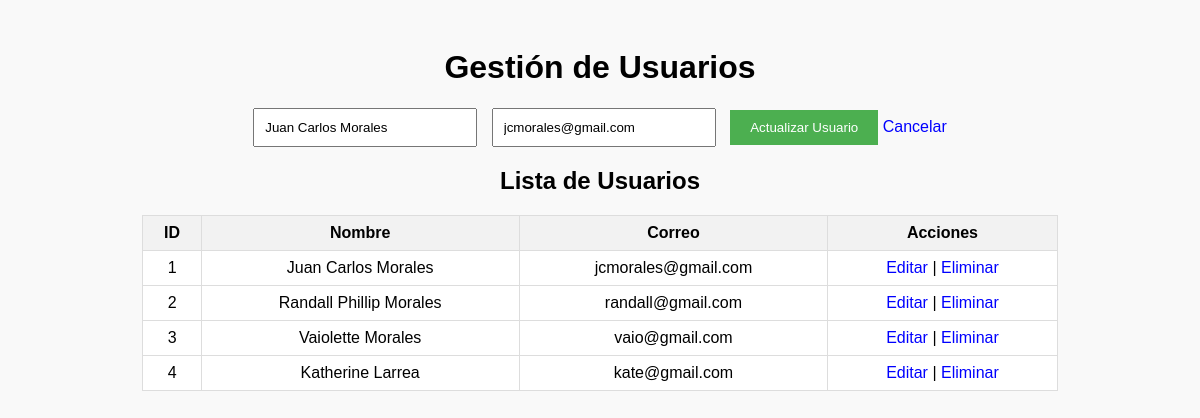
The page /index.php?editar=1 on the database its author committed.
### tables this page shows
CREATE TABLE `usuarios` (
  `id` int(11) NOT NULL,
  `nombre` varchar(100) NOT NULL,
  `correo` varchar(100) NOT NULL
);

### index.php (called while the page is built, shortened)
<?php
$conexion = new mysqli('localhost', 'root', '', 'gestion_usuarios');
$editar_usuario = null;
if (isset($_GET['editar'])) {
    $id = $_GET['editar'];
    $resultado = $conexion->query("SELECT * FROM usuarios WHERE id = $id");
    if ($resultado->num_rows > 0) {
        $editar_usuario = $resultado->fetch_assoc();
    }
}
$usuarios = $conexion->query("SELECT * FROM usuarios ORDER BY id");
include 'index.view.php';
?>

### index.view.php (the view, shortened to what this page needs)
<!DOCTYPE html>
<html lang="es">
<head>
    <link rel="stylesheet" href="style.css">
</head>
<body>
    <h1>Gestión de Usuarios</h1>
    <form method="POST">
        <input type="text" name="nombre" placeholder="Nombre" required
               value="<?= $editar_usuario ? htmlspecialchars($editar_usuario['nombre']) : '' ?>">
        <input type="email" name="correo" placeholder="Correo Electrónico" required
               value="<?= $editar_usuario ? htmlspecialchars($editar_usuario['correo']) : '' ?>">
        <?php if ($editar_usuario): ?>
            <button type="submit">Actualizar Usuario</button>
            <a href="index.php">Cancelar</a>
        <?php else: ?>
            <button type="submit">Agregar Usuario</button>
        <?php endif; ?>
    </form>
    <h2>Lista de Usuarios</h2>
    <table>
        <tr>
            <th>ID</th>
            <th>Nombre</th>
            <th>Correo</th>
            <th>Acciones</th>
        </tr>
        <?php while ($row = $usuarios->fetch_assoc()): ?>
        <tr>
            <td><?= $row['id'] ?></td>
            <td><?= htmlspecialchars($row['nombre']) ?></td>
            <td><?= htmlspecialchars($row['correo']) ?></td>
            <td>
                <a href="editar.php?id=<?= $row['id'] ?>">Editar</a> |
                <a href="?eliminar=<?= $row['id'] ?>" onclick="return confirm('¿Seguro que deseas eliminar?')">Eliminar</a>
            </td>
        </tr>
        <?php endwhile; ?>
    </table>
</body>
</html>

### style.css (style rules this page uses)
body { font-family: Arial, sans-serif; text-align: center; background-color: #f9f9f9; padding: 20px; }
form { margin-bottom: 20px; }
input[type="text"], input[type="email"] { padding: 10px; width: 200px; margin-right: 10px; }
button { padding: 10px 20px; background-color: #4CAF50; color: white; border: none; cursor: pointer; }
table { margin: 0 auto; border-collapse: collapse; width: 80%; background-color: white; }
th, td { border: 1px solid #ddd; padding: 8px; }
th { background-color: #f2f2f2; }
a { color: blue; text-decoration: none; }

### rows shown on the page
usuarios: nombre "Juan Carlos Morales", correo "jcmorales@gmail.com", id "1"
usuarios: id "2", nombre "Randall Phillip Morales", correo "randall@gmail.com"
usuarios: id "3", nombre "Vaiolette Morales", correo "vaio@gmail.com"
usuarios: id "4", nombre "Katherine Larrea", correo "kate@gmail.com"
